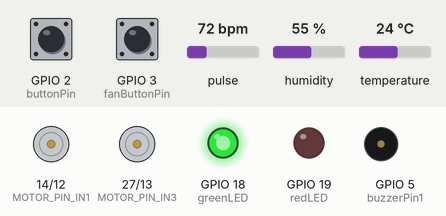
Recording of a sketch running on a simulated ESP32. On the bench: motor-driver pin pairs drawn as motors (green arrow = first pin HIGH = forward, orange = second pin HIGH = backward, longer = more drive, scaled by the enable pin), output pins drawn as LEDs (lit = HIGH), buzzer (waves = sounding, pin HIGH). The test bench sets the inputs (shaded band); at power-on: GPIO 3 (fanButtonPin) HIGH, GPIO 2 (buttonPin) HIGH, pulse 72 bpm, humidity 55 %, temperature 24 °C. What the sketch prints to the serial monitor is not drawn.

Above: at 1.2 s.
1.3 s: GPIO 3 (fanButtonPin) pulled LOW for 1 s
4.8 s: GPIO 2 (buttonPin) pulled LOW for 3.2 s
At 8.8 s:
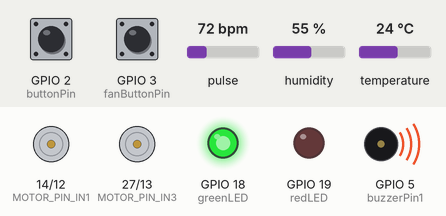
9.5 s: pulse set to 101 bpm
At 10.4 s:
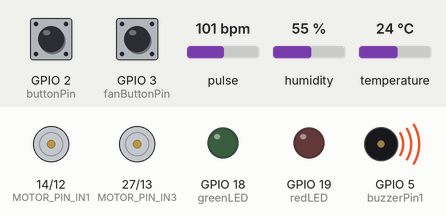
15.5 s: pulse set to 104 bpm
17.0 s: GPIO 3 (fanButtonPin) pulled LOW for 0.15 s
At 17.4 s:
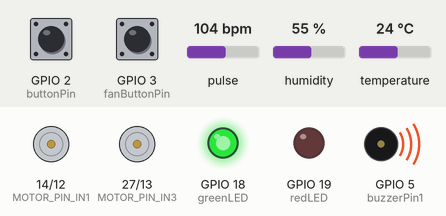
18.6 s: GPIO 3 (fanButtonPin) pulled LOW for 0.15 s
Timing chart, 0 to 50.1 s (numbered marks = the images above; inputs shaded):
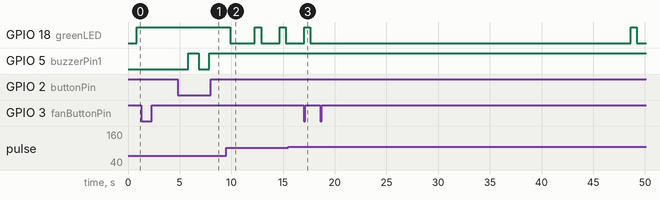

Measured:
- after the input at 4.8 s, GPIO 5 (buzzerPin1): LOW → HIGH after 1.0 s, → LOW 1.0 s later, → HIGH 1.0 s later
- after the input at 9.5 s, GPIO 18 (greenLED): goes LOW 2.4 s, HIGH 0.60 s, LOW 1.8 s, HIGH 0.60 s, then LOW, starting after 0.39 s
- after the input at 17.0 s, GPIO 18 (greenLED): LOW → HIGH after 0.07 s, → LOW 0.58 s later

The sketch:

TRANSMITTER_2.ino
```cpp
#include <WiFi.h>
#include <esp_now.h>
#include <Wire.h>
#include "MAX30105.h"
#include "heartRate.h"
#include <Adafruit_Sensor.h>
#include <DHT.h>

// DHT sensor setup
#define DHTPIN 4          // DHT11 sensor data pin
#define DHTTYPE DHT11     // DHT sensor type
DHT dht(DHTPIN, DHTTYPE);

// Fan motor control setup
#define MOTOR_PIN_ENA 26   // PWM pin for Fan 1
#define MOTOR_PIN_IN1 14   // Input pin 1 for motor driver (Fan 1)
#define MOTOR_PIN_IN2 12   // Input pin 2 for motor driver (Fan 1)
#define MOTOR_PIN_ENB 25   // PWM pin for Fan 2
#define MOTOR_PIN_IN3 27   // Input pin 1 for motor driver (Fan 2)
#define MOTOR_PIN_IN4 13   // Input pin 2 for motor driver (Fan 2)
#define TEMPERATURE_THRESHOLD_LOW 30.0
#define TEMPERATURE_THRESHOLD_MAX 37.0 // Temperature thresholds to adjust motor speed

// Define PWM channels
const int pwmChannel1 = 0;
const int pwmChannel2 = 1;
const int pwmFreq = 5000;
const int pwmResolution = 8;

// Heart rate sensor setup
MAX30105 particleSensor;

const byte RATE_SIZE = 4; // Increase this for more averaging. 4 is good.
byte rates[RATE_SIZE]; // Array of heart rates
byte rateSpot = 0;
long lastBeat = 0; // Time at which the last beat occurred
float beatsPerMinute;
int beatAvg;

// Define pin numbers for LEDs (adjust these pins as per your ESP32 setup)
const int greenLED = 18;
const int redLED = 19;

// Define the pin connected to the button and buzzer
const int buttonPin = 2;
const int buzzerPin1 = 5;
const int emergencyTime = 1000; // Define the hold time for the button in milliseconds (1 second)
bool buzzerOn = false; // Flag to control the state of the buzzer
unsigned long buttonPressTime = 0; // Variable to track the button press time

// Define new button pin for controlling the fan
const int fanButtonPin = 3; // New button pin for controlling the fan
bool fanOn = false; // Flag to control the state of the fan

uint8_t broadcastAddress[] = {0xC8, 0xF0, 0x9E, 0xF1, 0xB2, 0xA4};

typedef struct struct_message {
  float a;
  float b;
} struct_message;

struct_message myData;

esp_now_peer_info_t peerInfo;

void OnDataSent(const uint8_t *macAddr, esp_now_send_status_t status) {
  Serial.print("Last Packet Send Status: ");
  Serial.println(status == ESP_NOW_SEND_SUCCESS ? "Delivery Success" : "Delivery Fail");
}

void setup() {
  // Serial setup
  Serial.begin(115200);
  WiFi.mode(WIFI_STA);

  if (esp_now_init() != ESP_OK) {
    Serial.println("Error initializing ESP-NOW");
    return;
  }

  esp_now_register_send_cb(OnDataSent);

  memcpy(peerInfo.peer_addr, broadcastAddress, 6);
  peerInfo.channel = 0;
  peerInfo.encrypt = false;

  if (esp_now_add_peer(&peerInfo) != ESP_OK) {
    Serial.println("Failed to add peer");
    return;
  }

  // DHT sensor setup
  dht.begin();

  // Fan motor pins setup
  pinMode(MOTOR_PIN_IN1, OUTPUT);
  pinMode(MOTOR_PIN_IN2, OUTPUT);
  pinMode(MOTOR_PIN_IN3, OUTPUT);
  pinMode(MOTOR_PIN_IN4, OUTPUT);

  // Configure PWM functionalities
  ledcSetup(pwmChannel1, pwmFreq, pwmResolution);
  ledcAttachPin(MOTOR_PIN_ENA, pwmChannel1);
  ledcSetup(pwmChannel2, pwmFreq, pwmResolution);
  ledcAttachPin(MOTOR_PIN_ENB, pwmChannel2);

  // Heart rate sensor setup
  pinMode(greenLED, OUTPUT);
  pinMode(redLED, OUTPUT);
  pinMode(buttonPin, INPUT_PULLUP); // Set the button pin as input with internal pull-up resistor
  pinMode(buzzerPin1, OUTPUT);      // Set the buzzer pin as output

  // New button pin setup for controlling the fan
  pinMode(fanButtonPin, INPUT_PULLUP);

  // Initialize heart rate sensor
  if (!particleSensor.begin(Wire, I2C_SPEED_FAST)) {
    Serial.println("MAX30105 was not found. Please check wiring/power.");
    while (1);
  }

  particleSensor.setup();
  particleSensor.setPulseAmplitudeRed(0x0A);
  particleSensor.setPulseAmplitudeGreen(0);
}

void loop() {
  static unsigned long lastPrintTime = 0;
  static unsigned long lastSendTime = 0;
  unsigned long currentTime = millis();

  // Read temperature and humidity
  float humidity = dht.readHumidity();      // Read humidity
  float temperature = dht.readTemperature(); // Read temperature in Celsius

  // Check if any reads failed and exit early (to try again).
  if (isnan(temperature) || isnan(humidity)) {
    Serial.println("Failed to read temperature or humidity from DHT sensor!");
  } else {
    Serial.print("Temperature: ");
    Serial.print(temperature);
    Serial.println(" °C");

    int motorSpeed = 0;

    if (temperature >= TEMPERATURE_THRESHOLD_LOW && fanOn) {
      // Adjust the mapping range as needed for your application
      motorSpeed = map(temperature, TEMPERATURE_THRESHOLD_LOW, TEMPERATURE_THRESHOLD_MAX, 85, 255); // Example range: 30°C to 37°C

      // Ensure the PWM value is within bounds
      motorSpeed = constrain(motorSpeed, 85, 255);
    }

    // Set fan speed using ledcWrite for PWM only if the fan is ON
    if (fanOn) {
      ledcWrite(pwmChannel1, motorSpeed); // Fan 1
      ledcWrite(pwmChannel2, motorSpeed); // Fan 2

      // Set fan direction
      digitalWrite(MOTOR_PIN_IN1, HIGH);
      digitalWrite(MOTOR_PIN_IN2, LOW);
      digitalWrite(MOTOR_PIN_IN3, HIGH);
      digitalWrite(MOTOR_PIN_IN4, LOW);

      Serial.print("Motor Speed: ");
      Serial.println(motorSpeed == 255 ? "Max" : (motorSpeed >= 170 ? "Med" : "Low"));
    } else {
      // Turn off the fan if it's not supposed to be running
      ledcWrite(pwmChannel1, 0);
      ledcWrite(pwmChannel2, 0);

      // Ensure the motor pins are in a known state
      digitalWrite(MOTOR_PIN_IN1, LOW);
      digitalWrite(MOTOR_PIN_IN2, LOW);
      digitalWrite(MOTOR_PIN_IN3, LOW);
      digitalWrite(MOTOR_PIN_IN4, LOW);
    }
  }

  // Check if the fan button is pressed to toggle the fan state
  if (digitalRead(fanButtonPin) == LOW) {  // If button is pressed (active low)
    delay(50);  // Debouncing delay
    if (digitalRead(fanButtonPin) == LOW) {  // Check button state again
      fanOn = !fanOn; // Toggle the fan state

      if (fanOn) {
        Serial.println("Fan turned ON");
      } else {
        Serial.println("Fan turned OFF");
      }
    }
  }

  if (currentTime - lastSendTime >= 1000) {
    lastSendTime = currentTime;
    myData.a = temperature;
    myData.b = beatAvg;

    esp_now_send(broadcastAddress, (uint8_t*)&myData, sizeof(myData));
  }

  // Heart rate sensor
  long irValue = particleSensor.getIR();

  if (irValue > 50000) {
    if (checkForBeat(irValue) == true) {
      long delta = millis() - lastBeat;
      lastBeat = millis();
      beatsPerMinute = 60 / (delta / 1000.0);

      if (beatsPerMinute < 255 && beatsPerMinute > 20) {
        rates[rateSpot++] = (byte)beatsPerMinute;
        rateSpot %= RATE_SIZE;
        beatAvg = 0;
        for (byte x = 0; x < RATE_SIZE; x++) {
          beatAvg += rates[x];
        }
        beatAvg /= RATE_SIZE;
      }

      digitalWrite(greenLED, LOW);
      digitalWrite(redLED, LOW);

      if (beatsPerMinute >= 1 && beatsPerMinute <= 100) {
        digitalWrite(greenLED, HIGH);
      } else if (beatsPerMinute > 120) {
        digitalWrite(redLED, HIGH);
      }
    }
  } else {
    digitalWrite(greenLED, LOW);
    digitalWrite(redLED, LOW);
  }

  if (currentTime - lastPrintTime >= 100) {
    lastPrintTime = currentTime;
    Serial.print("IR=");
    Serial.print(irValue);
    Serial.print(", BPM=");
    Serial.print(beatsPerMinute);
    Serial.print(", Avg BPM=");
    Serial.print(beatAvg);

    if (irValue < 50000) {
      Serial.print(" No finger?");
    }

    Serial.println();
  }

// Button and buzzer control
  int buttonState = digitalRead(buttonPin);
  if (buttonState == LOW) {
    if (buttonPressTime == 0) {
      buttonPressTime = millis();
    } else if (millis() - buttonPressTime >= emergencyTime) {
      buzzerOn = !buzzerOn;
      if (buzzerOn) {
        digitalWrite(buzzerPin1, HIGH);
        Serial.println("EMERGENCY!! FIRST AID NEEDED IMMEDIATELY");

        // Send emergency signal via ESP-NOW
        myData.a = -1; // Set a special value for emergency
        myData.b = -1; // Set a special value for emergency
        esp_now_send(broadcastAddress, (uint8_t*)&myData, sizeof(myData));
      } else {
        digitalWrite(buzzerPin1, LOW);
        Serial.println("An emergency response was made");
      }
      buttonPressTime = 0;
    }
  } else {
    buttonPressTime = 0;
  }
}
```
